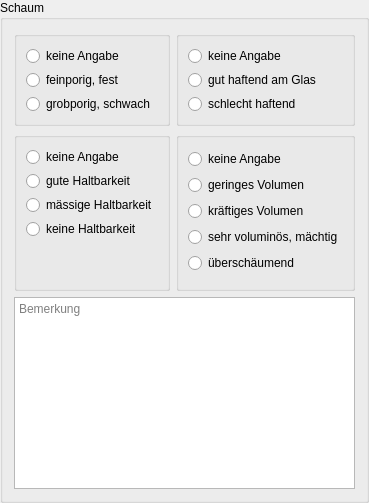
         <widget class="QGroupBox" name="groupBox3">
          <property name="title">
           <string>Schaum</string>
          </property>
          <layout class="QGridLayout" name="gridLayout_10">
           <item row="0" column="0">
            <widget class="QGroupBox" name="groupBox_35">
             <layout class="QVBoxLayout" name="verticalLayout_100">
              <property name="spacing">
               <number>4</number>
              </property>
              <item>
               <widget class="QRadioButton" name="rbSchaum_ka">
                <property name="text">
                 <string>keine Angabe</string>
                </property>
               </widget>
              </item>
              <item>
               <widget class="QRadioButton" name="rbSchaum_0">
                <property name="text">
                 <string>feinporig, fest</string>
                </property>
               </widget>
              </item>
              <item>
               <widget class="QRadioButton" name="rbSchaum_1">
                <property name="text">
                 <string>grobporig, schwach</string>
                </property>
               </widget>
              </item>
             </layout>
            </widget>
           </item>
           <item row="0" column="1">
            <widget class="QGroupBox" name="groupBox_36">
             <layout class="QVBoxLayout" name="verticalLayout_101">
              <property name="spacing">
               <number>4</number>
              </property>
              <item>
               <widget class="QRadioButton" name="rbSchaum_ka2">
                <property name="text">
                 <string>keine Angabe</string>
                </property>
               </widget>
              </item>
              <item>
               <widget class="QRadioButton" name="rbSchaum_2">
                <property name="text">
                 <string>gut haftend am Glas</string>
                </property>
               </widget>
              </item>
              <item>
               <widget class="QRadioButton" name="rbSchaum_3">
                <property name="text">
                 <string>schlecht haftend</string>
                </property>
               </widget>
              </item>
             </layout>
            </widget>
           </item>
           <item row="1" column="0">
            <widget class="QGroupBox" name="groupBox_38">
             <layout class="QVBoxLayout" name="verticalLayout_103">
              <property name="spacing">
               <number>4</number>
              </property>
              <item>
               <widget class="QRadioButton" name="rbSchaum_ka3">
                <property name="text">
                 <string>keine Angabe</string>
                </property>
               </widget>
              </item>
              <item>
               <widget class="QRadioButton" name="rbSchaum_4">
                <property name="text">
                 <string>gute Haltbarkeit</string>
                </property>
               </widget>
              </item>
              <item>
               <widget class="QRadioButton" name="rbSchaum_5">
                <property name="text">
                 <string>mässige Haltbarkeit</string>
                </property>
               </widget>
              </item>
              <item>
               <widget class="QRadioButton" name="rbSchaum_6">
                <property name="text">
                 <string>keine Haltbarkeit</string>
                </property>
               </widget>
              </item>
              <item>
               <spacer name="verticalSpacer_6">
                <property name="orientation">
                 <enum>Qt::Vertical</enum>
                </property>
                <property name="sizeHint" stdset="0">
                 <size>
                  <width>20</width>
                  <height>40</height>
                 </size>
                </property>
               </spacer>
              </item>
             </layout>
            </widget>
           </item>
           <item row="1" column="1">
            <widget class="QGroupBox" name="groupBox_37">
             <layout class="QVBoxLayout" name="verticalLayout_102">
              <property name="spacing">
               <number>4</number>
              </property>
              <item>
               <widget class="QRadioButton" name="rbSchaum_ka4">
                <property name="text">
                 <string>keine Angabe</string>
                </property>
               </widget>
              </item>
              <item>
               <widget class="QRadioButton" name="rbSchaum_7">
                <property name="text">
                 <string>geringes Volumen</string>
                </property>
               </widget>
              </item>
              <item>
               <widget class="QRadioButton" name="rbSchaum_8">
                <property name="text">
                 <string>kräftiges Volumen</string>
                </property>
               </widget>
              </item>
              <item>
               <widget class="QRadioButton" name="rbSchaum_9">
                <property name="text">
                 <string>sehr voluminös, mächtig</string>
                </property>
               </widget>
              </item>
              <item>
               <widget class="QRadioButton" name="rbSchaum_10">
                <property name="text">
                 <string>überschäumend</string>
                </property>
               </widget>
              </item>
             </layout>
            </widget>
           </item>
           <item row="2" column="0" colspan="2">
            <widget class="QPlainTextEdit" name="tbSchaum">
             <property name="minimumSize">
              <size>
               <width>0</width>
               <height>42</height>
              </size>
             </property>
             <property name="toolTip">
              <string>&lt;html&gt;&lt;head/&gt;&lt;body&gt;&lt;p&gt;Hier ist Platz für frei formulierte &lt;span style=&quot; font-weight:600;&quot;&gt;Ausführungen&lt;/span&gt; zum Schaum.&lt;/p&gt;&lt;p&gt;Die Bewertung von Schaum orientiert sich oft anhand der Biersorte.&lt;/p&gt;&lt;p&gt;Beispielsweise haben Starkbiere in der Regel eine gute Schaumhaltbarkeit. Das eigentliche Trinkvergnügen bei einem Starkbier liegt aber im langsamen Schlürfen des Bieres, nicht im sich Durchtrinken durch den malzsüßen Schaum. Beim Pils wiederum ruft der Schaum besonders angenehme taktile Sensationen an Zunge und Gaumen hervor.&lt;/p&gt;&lt;p&gt;&lt;span style=&quot; font-weight:600; color:#fc0107;&quot;&gt;Achtung: &lt;/span&gt;Ein Sud muss im &lt;span style=&quot; font-weight:600;&quot;&gt;Tab Abfülldaten &lt;/span&gt;als abgefüllt markiert worden sein, bevor man ihn hier tätig werden kann.&lt;/p&gt;&lt;/body&gt;&lt;/html&gt;</string>
             </property>
             <property name="placeholderText">
              <string>Bemerkung</string>
             </property>
            </widget>
           </item>
          </layout>
         </widget>
